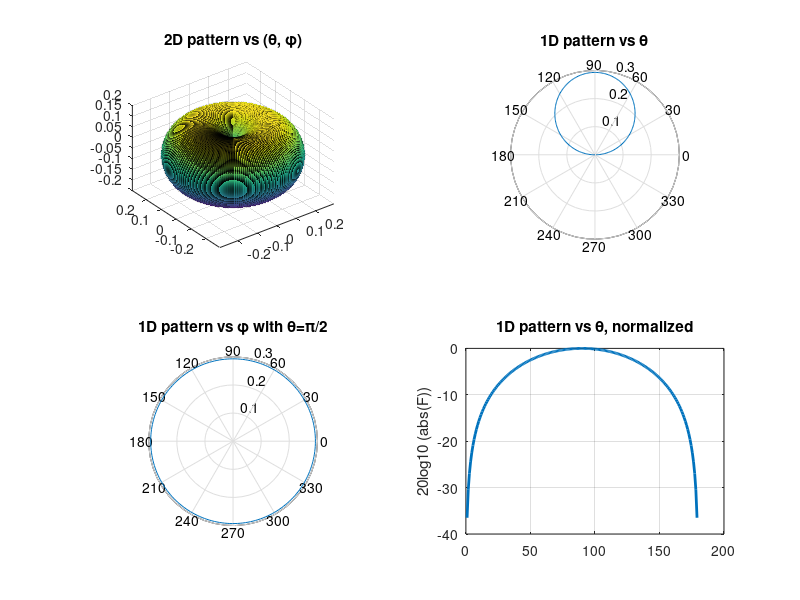

This figure's MATLAB source:
%Plot 2D pattern
f = 3*10^8; c = 3*10^8; lambda = c/f; k = 2*pi/lambda;
l = 0.125*lambda;
N_theta = 200; N_phi = 200;
[theta,phi] = meshgrid(0:pi./(N_theta-1):pi, 0:2*pi./(N_phi-1):2*pi);
F = ((cos(k*l*cos(theta))-cos(k*l))./sin(theta));
XD = abs(F).*sin(theta).*cos(phi);
YD = abs(F).*sin(theta).*sin(phi);
ZD = abs(F).*cos(theta);
subplot(2,2,1); surf(XD,YD,ZD);
title('2D pattern vs (\theta, \phi)'); axis image; rotate3d on; grid on;
% Pattern vs \theta in polar coordinates
N_theta = 200;
theta = [0: pi/( N_theta-1):pi];
F = (cos(k*l*cos(theta))-cos(k*l))./sin(theta);
subplot(2,2,2)
polar(theta,abs(F))
title('1D pattern vs \theta'); grid on
% Pattern vs \theta in rectangular coordinates
subplot(2,2,4)
% Normalize F for dB calculation
F_normalized = abs(F)/max(abs(F));
F_db = 20*log10(F_normalized);

% Define target dB value
target_db = -3;

% Find ALL indices close to -3 dB (within a small tolerance)
tolerance = 0.1;  % Adjust this value to control how close to -3 dB
indices = find(abs(F_db - target_db) < tolerance);

% Get corresponding theta values in degrees
theta_at_minus3db = theta(indices) * 180/pi;

plot(theta/pi*180, F_db, 'linewidth', 2)
title('1D pattern vs \theta, normalized'); grid on; ylabel('20log10 (abs(F))')

% Print out the -3 dB point values
disp('Theta values at -3 dB:');
for i = 1:length(indices)
    fprintf('Theta = %.4f degrees\n', theta_at_minus3db(i));
end

% Calculate and display the difference between max and min theta values at -3 dB
if length(theta_at_minus3db) > 1
    theta_difference = max(theta_at_minus3db) - min(theta_at_minus3db);
    fprintf('Difference between max and min theta at -3 dB: %.4f degrees\n', theta_difference);
else
    fprintf('Not enough points to calculate difference\n');
end

% Pattern vs \phi in polar coordinates
subplot(2,2,3)
phi =[0: 2*pi/( N_phi-1):2*pi];
theta = pi/2;
F = (cos(k*l*cos(theta))-cos(k*l))./sin(theta)*ones(size(phi));
polar(phi, abs(F))
title('1D pattern vs \phi with \theta=\pi/2'); grid on